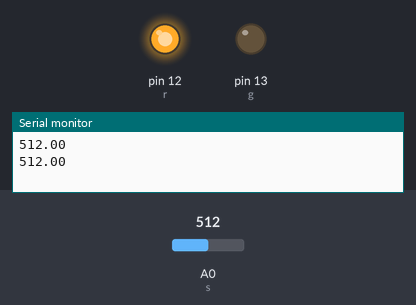
This sketch was run on a simulated Arduino Uno, built with avr-gcc and run on an emulated ATmega328P. Parts: output pins drawn as LEDs (lit = HIGH), the last lines printed to the serial monitor. Inputs (shaded band) come from the test bench; at power-on: A0 (s) = 512.

Above: at 1.8 s.
1.9 s: A0 (s) set to 183
6.0 s: A0 (s) set to 158
At 6.8 s:
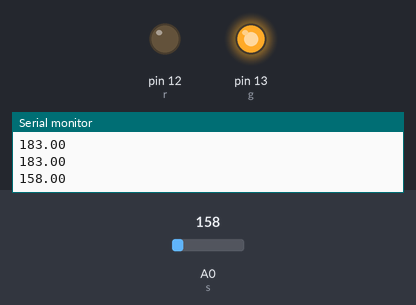
10.1 s: A0 (s) set to 180
At 11.8 s:
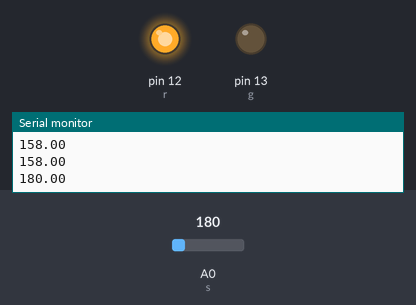
14.2 s: A0 (s) set to 160
At 15.5 s:
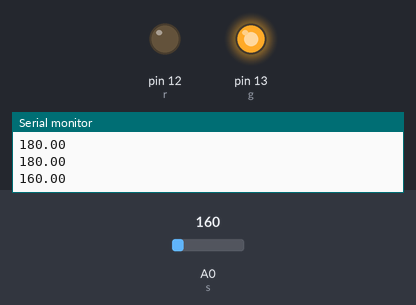
Timing chart, 0 to 17.2 s (numbered marks = the images above; inputs shaded):
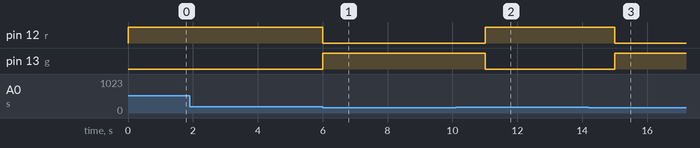

Measured:
- the behaviour switches between 171 and 170 on A0 (s) (found by bisection; images 0 and 1)
- after the input at 6.0 s, pin 12 (r): HIGH → LOW at once; pin 13 (g): LOW → HIGH at once
- after the input at 10.1 s, pin 12 (r): LOW → HIGH after 0.91 s; pin 13 (g): HIGH → LOW after 0.91 s
- after the input at 14.2 s, pin 12 (r): HIGH → LOW after 0.81 s; pin 13 (g): LOW → HIGH after 0.81 s

The sketch:

sensor_sound.ino
```cpp
const int s=A0,r=12,g=13;	//Red & Green LED
void setup(){
	Serial.begin(9600);
	pinMode(s,INPUT);
	pinMode(r,OUTPUT);
	pinMode(g,OUTPUT);
}
void loop(){
	float x=analogRead(s);
	Serial.println(x);
	if(x>170)
		digitalWrite(r,HIGH);
	else
		digitalWrite(g,HIGH);
	delay(1000);
	digitalWrite(r,LOW);
	digitalWrite(g,LOW);
}
```
